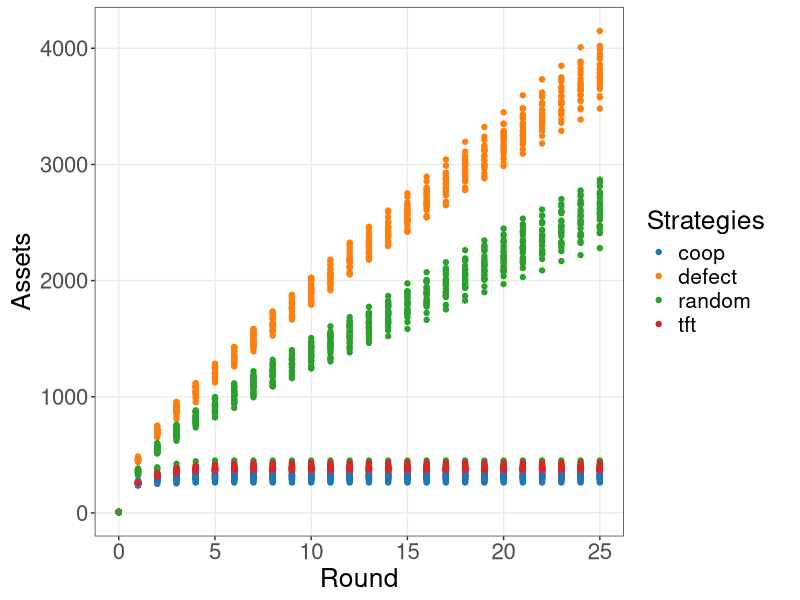
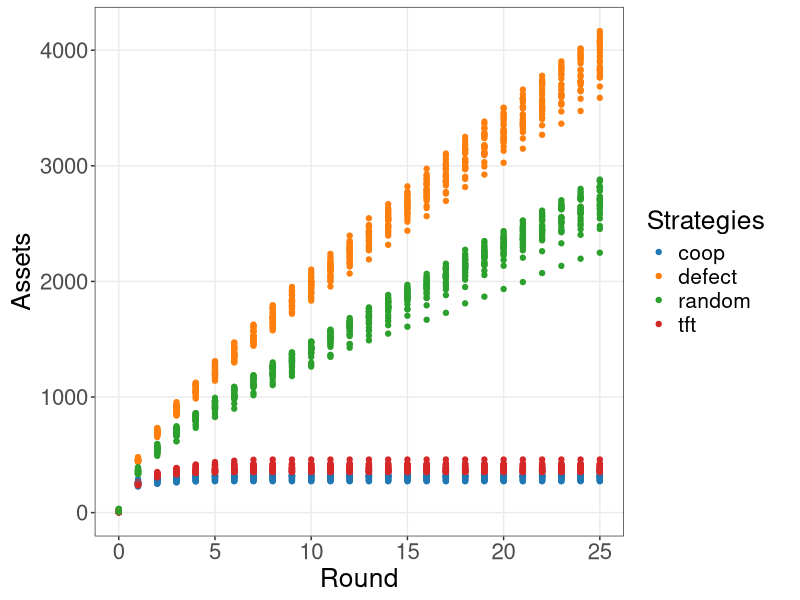
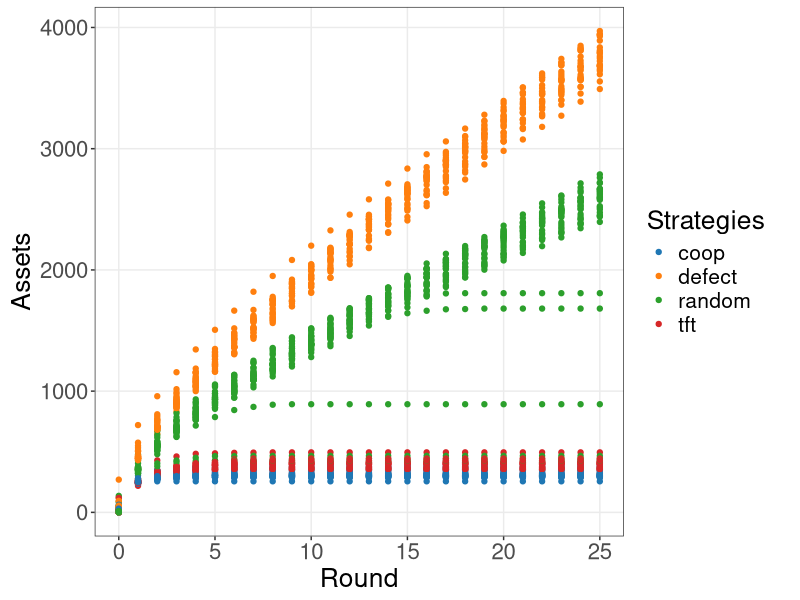
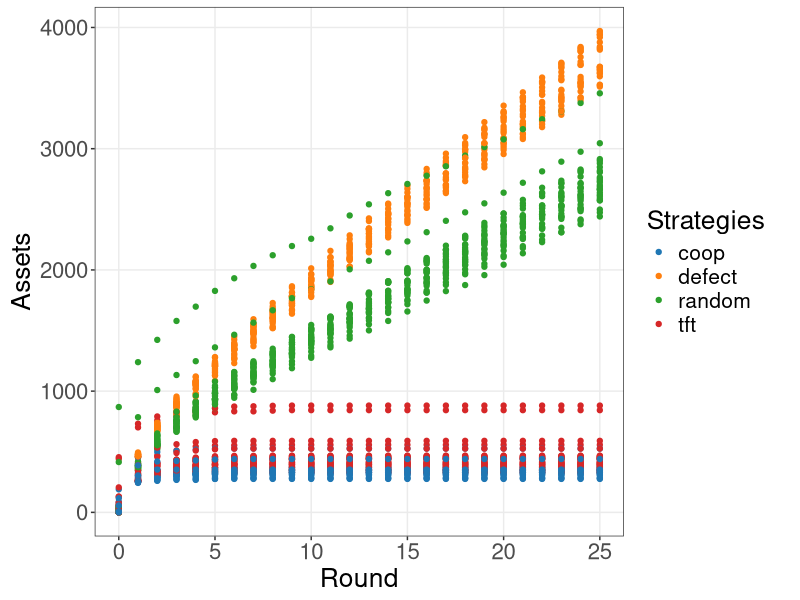

R code for these plots, in order:
#' Evol of wealth on networks
#' Scott Cohn
#' 2020-04-20

library('tidyverse')
library('ggsci')

g01p <- read.csv("g01p.csv")
g03p <- read.csv("g03p.csv")
g07p <- read.csv("g07p.csv")
g09p <- read.csv("g09p.csv")

asset.plot <- function(df){
    p <- df %>%
        group_by(strategies) %>%
        ggplot(aes(x = round, y = assets, color = strategies)) + 
        geom_point() + 
        ggsci::scale_color_d3() +
        theme_bw() + 
        xlab("Round") + 
        ylab("Assets") +
        labs(color = "Strategies") +
        theme(text = element_text(size = 19),
              axis.text = element_text(size = 16),
              axis.title = element_text(size = 19),
              panel.grid.minor = element_blank(),
              plot.margin = margin(5, 20, 5, 8))
    
    return(p)
}

p01 <- asset.plot(g01p)
p03 <- asset.plot(g03p)
p07 <- asset.plot(g07p)
p09 <- asset.plot(g09p)

#Save plot to PDF
ggsave(p01, filename = "p01.pdf", 
       width = 9, height = 7, units = "in")

ggsave(p03, filename = "p03.pdf", 
       width = 9, height = 7, units = "in")

ggsave(p07, filename = "p07.pdf", 
       width = 9, height = 7, units = "in")

ggsave(p09, filename = "p09.pdf", 
       width = 9, height = 7, units = "in")